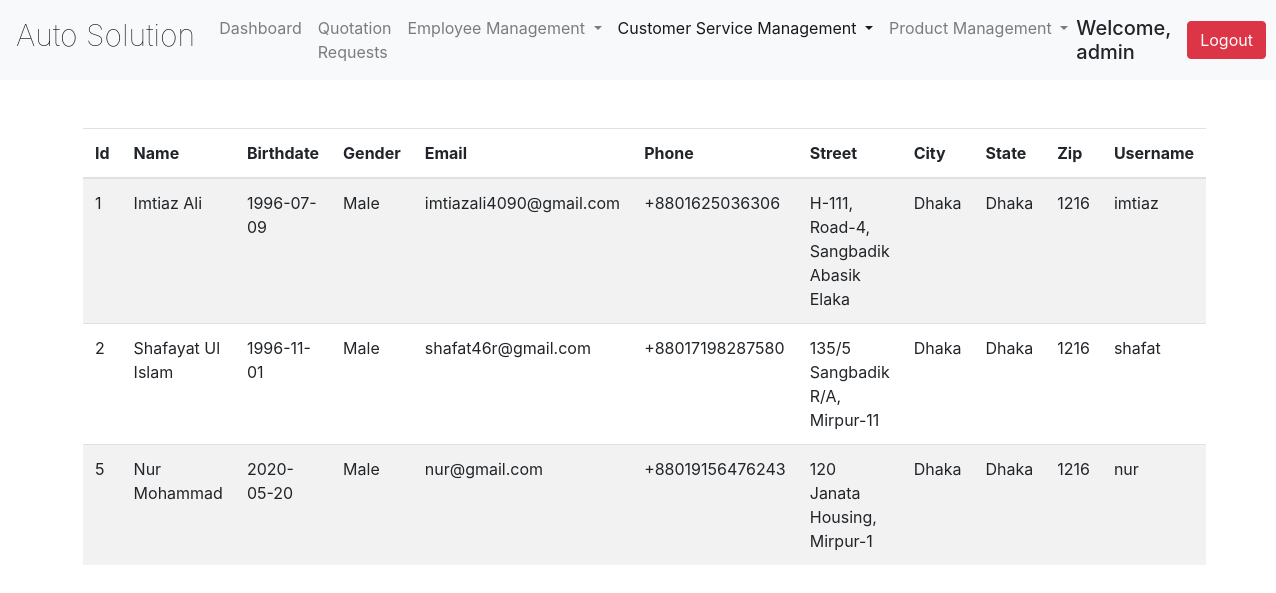
The page /views/admin_all_userview.php (signed in) on the database as committed earlier.
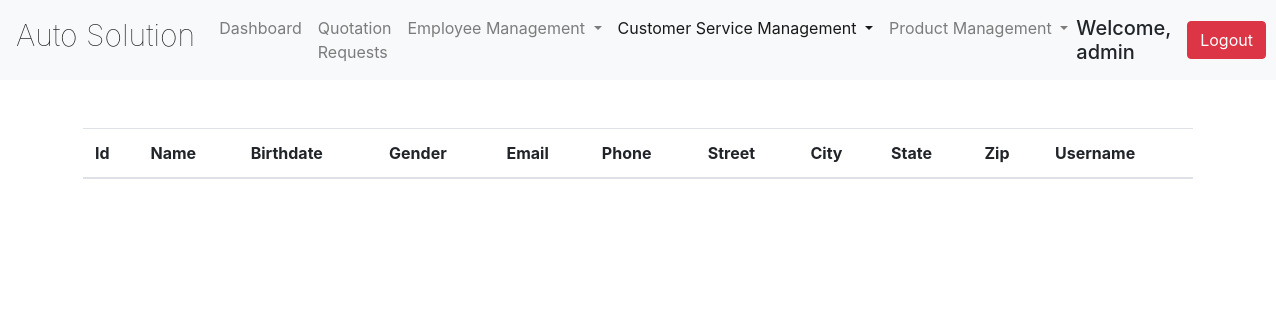
The same page on the database as committed later.
### tables this page shows
CREATE TABLE `users_detail` (
  `id` int(11) NOT NULL,
  `first_name` varchar(50) NOT NULL,
  `last_name` varchar(50) NOT NULL,
  `birth_date` date NOT NULL,
  `gender` varchar(50) NOT NULL,
  `email` varchar(50) NOT NULL,
  `phone` varchar(50) NOT NULL,
  `street` varchar(100) NOT NULL,
  `city` varchar(50) NOT NULL,
  `state` varchar(50) NOT NULL,
  `zip` varchar(50) NOT NULL,
  `username` varchar(50) NOT NULL,
  `password` varchar(128) NOT NULL
);

### models/database_crud.php (called while the page is built, shortened)
<?php
	 $serverName="localhost";
	 $userName="root";
	 $password="";
	 $dbName="auto_solution";
	function get($query)
	{
        $data=array();
		global $serverName,$userName,$password,$dbName;
		$conn = mysqli_connect( $serverName, $userName, $password, $dbName);
        $result=mysqli_query($conn,$query);
        if(mysqli_num_rows($result) > 0)
        {
            while($row = mysqli_fetch_assoc($result))
            {
                $entity=array();
                foreach($row as $k=>$v)
                {
                    $entity[$k] = $row[$k];
                }
                $data[] = $entity;
            }
        }
		return $data;
	}
?>

### controllers/customer_signup_controller.php (called while the page is built, shortened)
<?php
require_once "../models/database_crud.php";
  function getAllUser()
  {
    $query ="SELECT * FROM users_detail ORDER BY Id ASC";
    $users = get($query);
    return $users;
  }
?>

### views/admin_all_userview.php (the view, shortened to what this page needs)
<?php
require '../controllers/customer_signup_controller.php';
$users = getAllUser();
 ?>
<!DOCTYPE html>
<html lang="en">
<head>
  <link rel="stylesheet" href="../css/bootstrap.css">
 	<link rel="stylesheet" href="https://cdn.datatables.net/1.10.12/css/dataTables.bootstrap.min.css" />
  <link rel="stylesheet" href="styles/mystyle.css">
</head>
<body>
  <header>
    <div class="mynav">
      <nav class="navbar navbar-expand-lg navbar-light bg-light">
      <a class="navbar-brand mb-2" href="user_dashboard.php">Auto Solution</a>
      <div class="collapse navbar-collapse" id="navbarSupportedContent">
        <ul class="navbar-nav mr-auto">
          <li class="nav-item">
            <a class="nav-link" href="admin_dashboard.php">Dashboard<span class="sr-only">(current)</span></a>
          </li>
          <li class="nav-item">
            <a class="nav-link" href="admin_quotation_management.php">Quotation Requests</a>
          </li>
          <li class="nav-item dropdown">
            <a class="nav-link dropdown-toggle" href="#" id="navbarDropdown" role="button" data-toggle="dropdown" aria-haspopup="true" aria-expanded="false">
              Employee Management
            </a>
          </li>
					<li class="nav-item dropdown active">
            <a class="nav-link dropdown-toggle" href="#" id="navbarDropdown" role="button" data-toggle="dropdown" aria-haspopup="true" aria-expanded="false">
              Customer Service Management
            </a>
          </li>
					<li class="nav-item dropdown">
            <a class="nav-link dropdown-toggle" href="#" id="navbarDropdown" role="button" data-toggle="dropdown" aria-haspopup="true" aria-expanded="false">
              Product Management
            </a>
          </li>
        </ul>
      <h5 class="my-sm-2 mr-lg-2">Welcome, <?php echo $_SESSION['username'];?></h5>
        <a class="btn btn-danger my-sm-2 ml-lg-2 "href="../controllers/logout.php">Logout</a>
     </div>
    </nav>
  </div>
</header>
<div class="container">
<table class="table table-striped my-5" id="employee_data">
    <thead>
      <tr>
        <th>Id</th>
        <th>Name</th>
        <th>Birthdate</th>
        <th>Gender</th>
        <th>Email</th>
        <th>Phone</th>
        <th>Street</th>
        <th>City</th>
        <th>State</th>
        <th>Zip</th>
        <th>Username</th>
      </tr>
    </thead>
		<?php
				foreach($users as $user)
				{
					echo "<tr>";
						echo "<td>".$user["id"]."</td>";
						echo "<td>".$user["first_name"]." ".$user["last_name"]."</td>";
						echo "<td>".$user["birth_date"]."</td>";
						echo "<td>".$user["gender"]."</td>";
						echo "<td>".$user["email"]."</td>";
						echo "<td>".$user["phone"]."</td>";
						echo "<td>".$user["street"]."</td>";
						echo "<td>".$user["city"]."</td>";
						echo "<td>".$user["state"]."</td>";
            echo "<td>".$user["zip"]."</td>";
						echo "<td>".$user["username"]."</td>";
					echo "</tr>";
				}
			?>
  </table>
</div>
</body>
</html>

Rows that differ between the two databases and show on the page:
removed users_detail: id "1", first_name "Imtiaz", last_name "Ali", birth_date "1996-07-09", gender "Male", email "imtiazali4090@gmail.com", phone "+8801625036306", street "H-111, Road-4, Sangbadik Abasik Elaka", city "Dhaka", state "Dhaka", zip "1216", username "imtiaz"
removed users_detail: id "2", first_name "Shafayat Ul", last_name "Islam", birth_date "1996-11-01", gender "Male", email "shafat46r@gmail.com", phone "+88017198287580", street "135/5 Sangbadik R/A, Mirpur-11", city "Dhaka", state "Dhaka", zip "1216", username "shafat"
removed users_detail: id "5", first_name "Nur", last_name "Mohammad", birth_date "2020-05-20", gender "Male", email "nur@gmail.com", phone "+88019156476243", street "120 Janata Housing, Mirpur-1", city "Dhaka", state "Dhaka", zip "1216", username "nur"
